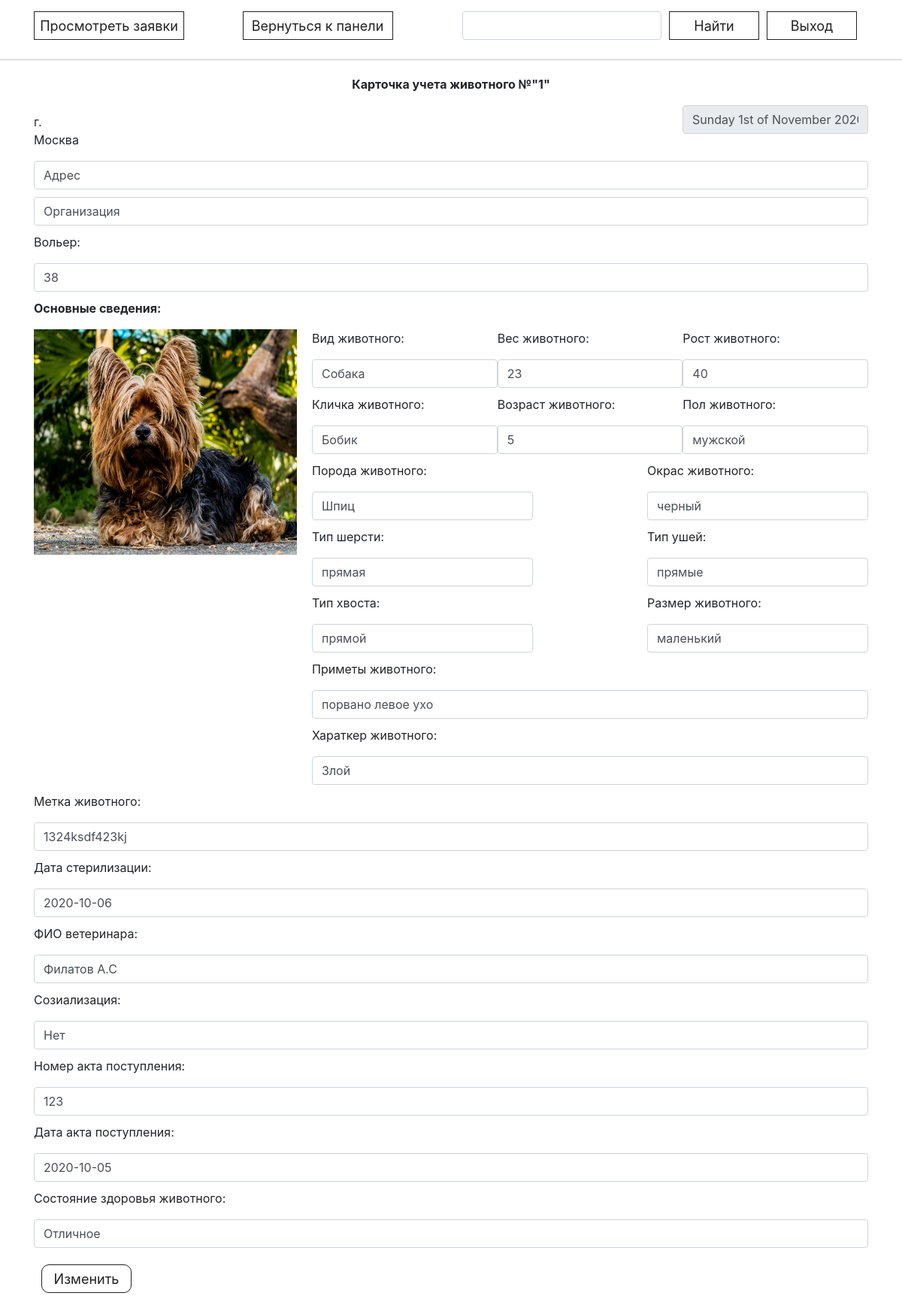
/form.php?id=1, run on the app's committed database.
### tables this page shows
CREATE TABLE `animal` (
  `id` int(100) NOT NULL,
  `name` varchar(30) NOT NULL,
  `year` int(50) NOT NULL,
  `pol` varchar(100) NOT NULL,
  `okras` varchar(100) NOT NULL,
  `yxo` varchar(100) NOT NULL,
  `poroda` varchar(100) NOT NULL,
  `sherst` varchar(100) NOT NULL,
  `hwost` varchar(100) NOT NULL,
  `razmer` varchar(100) NOT NULL,
  `primeti` varchar(100) NOT NULL,
  `haracter` varchar(100) NOT NULL,
  `data_sterl` varchar(100) NOT NULL,
  `img` varchar(100) NOT NULL,
  `ves` varchar(100) NOT NULL,
  `rost` varchar(100) NOT NULL,
  `vid` varchar(100) NOT NULL,
  `voler` varchar(11) NOT NULL,
  `metka` varchar(100) NOT NULL,
  `fio_vrach` varchar(100) NOT NULL,
  `social` varchar(10) NOT NULL,
  `nomer_act` varchar(100) NOT NULL,
  `data_post` varchar(100) NOT NULL,
  `sostoyanie` varchar(100) NOT NULL,
  `data_create` varchar(100) NOT NULL DEFAULT current_timestamp(),
  `ukol` varchar(20) NOT NULL
);

### form.php (the view, shortened to what this page needs)
<?php
$id = isset($_GET['id']) ? $_GET['id'] : null;
if ($id) {
$mysql = new mysqli('localhost','root','root','animals');
$result = $mysql->query("SELECT * FROM `animal` WHERE `id`=$id");
$result = mysqli_fetch_array($result);
}
?>
<!DOCTYPE html>
<html lang="en">
<head>
  <link href="css/style.css" rel="stylesheet">
  <link href="css/normalize.css" rel="stylesheet">
  <link href="css/slick.css" rel="stylesheet">
  <link href="css/jquery.fancybox.min.css" rel="stylesheet">
  <link rel="stylesheet" href="https://cdn.jsdelivr.net/npm/bootstrap@4.5.3/dist/css/bootstrap.min.css">
</head>
<body>
  <div class="page">
    <div class="panel">
      <div class="container">
        <div class="main-menu">
          <a href="aplication-admin.php" class="main-menu__btn btns-admin">Просмотреть заявки</a>
          <a href="admin.php" class="main-menu__btn btns-admin">Вернуться к панели</a>
          <div class="col-md-6 mb-3 flex">
              <form class="flex" action="poisk.php" method="post">
                  <div class="input-form">
                      <input type="text" class="form-control" name="poisk"
                             id="poisk">
                  </div>
                  <button class="btns-admin-search" type="submit">Найти</button>
              </form>
            <a href="index.php" class="btns-admin-search">Выход</a>
          </div>
        </div>
      </div>
    </div>
    <div class="add-cards">
      <div class="container">
        <div class="cards">
          <form action="/хакатон/save.php?id=<?=$id?> " method="post">
          <div class="cards__top">
            <p class="cards__top-head">Карточка учета животного №"<?=isset($result['id'])?$result['id']:''?>"</p>
            <div class="cards__top-date">
              <p>г. Москва </p>
                <p>
                <div class="input-form input-left">
                    <input readonly value="<?php
                    $data = date('l jS \of F Y h:i:s A');
                    echo($data);
                    ?>"  class="form-control" name="data_create" id="data_create" </input>
                </div>
                </p>
            </div>
            <div class="input-form">
              <input value="Адрес" type="text" class="form-control" name="adress" id="adress" placeholder="Приют животных по адресу">
            </div>
            <div class="input-form">
              <input value="Организация" type="text" class="form-control" name="org" id="org" placeholder="Эксплуатирующая организация">
            </div>
            <div class="input-form">
                <p>Вольер:</p>
              <input value="<?=isset($result['voler'])?$result['voler']:''?>" type="text" class="form-control" name="voler" id="voler" placeholder="Номер вольера">
            </div>
            <p class="cards__top-data">Основные сведения: </p>
          </div>
          <div class="cards__data">
            <img src="<?=isset($result['img'])?$result['img']:''?>" alt="Фото животного" width="350" height="300">
            <div class="cards__data-info">
              <div class="cards__data-flex">
                <div class="input-form">
                    <p>Вид животного:</p>
                  <input value="<?=isset($result['vid'])?$result['vid']:''?>" type="text" class="form-control" name="vid" id="vid" placeholder="Вид животного">
                </div>
                <div class="input-form">
                    <p>Вес животного:</p>
                  <input value="<?=isset($result['ves'])?$result['ves']:''?>" type="text" class="form-control" name="ves" id="ves" placeholder="Вес">
                </div>
                <div class="input-form">
                    <p>Рост животного:</p>
                  <input value="<?=isset($result['rost'])?$result['rost']:''?>" type="text" class="form-control" name="rost" id="rost" placeholder="Рост">
                </div>
              </div>
              <div class="cards__data-flex">
                <div class="input-form">
                    <p>Кличка животного:</p>
                  <input value="<?=isset($result['name'])?$result['name']:''?>" type="text" class="form-control" name="name" id="name" placeholder="Кличка">
                </div>
                <div class="input-form">
                    <p>Возраст животного:</p>
                  <input value="<?=isset($result['year'])?$result['year']:''?>" type="text" class="form-control" name="year" id="year" placeholder="Возраст">
                </div>
                <div class="input-form">
                    <p>Пол животного:</p>
                  <input value="<?=isset($result['pol'])?$result['pol']:''?>" type="text" class="form-control" name="pol" id="pol" placeholder="Пол">
                </div>
              </div>
              <div class="cards__data-flex">
                <div class="input-form">
                    <p>Порода животного:</p>
                  <input value="<?=isset($result['poroda'])?$result['poroda']:''?>" type="text" class="form-control" name="poroda" id="poroda" placeholder="Порода">
                </div>
                <div class="input-form">
                    <p>Окрас животного:</p>
                  <input value="<?=isset($result['okras'])?$result['okras']:''?>" type="text" class="form-control" name="okras" id="okras" placeholder="Окрас">
                </div>
              </div>
              <div class="cards__data-flex">
                <div class="input-form">
                    <p>Тип шерсти:</p>
                  <input value="<?=isset($result['sherst'])?$result['sherst']:''?>" type="text" class="form-control" name="sherst" id="sherst" placeholder="Шерсть">
                </div>
                <div class="input-form">
                    <p>Тип ушей:</p>
                  <input value="<?=isset($result['yxo'])?$result['yxo']:''?>" type="text" class="form-control" name="yxo" id="yxo" placeholder="Уши">
                </div>
              </div>
              <div class="cards__data-flex">
                <div class="input-form">
                    <p>Тип хвоста:</p>
                  <input value="<?=isset($result['hwost'])?$result['hwost']:''?>" type="text" class="form-control" name="hwost" id="hwost" placeholder="Хвост">
                </div>
                <div class="input-form">
                    <p>Размер животного:</p>
                  <input value="<?=isset($result['razmer'])?$result['razmer']:''?>" type="text" class="form-control" name="razmer" id="razmer" placeholder="Размер">
                </div>
              </div>
              <div class="input-form">
                  <p>Приметы животного:</p>
                <input value="<?=isset($result['primeti'])?$result['primeti']:''?>" type="text" class="form-control" name="primeti" id="primeti" placeholder="Особые приметы">
              </div>
              <div class="input-form">
                  <p>Хараткер животного:</p>
                <input value="<?=isset($result['haracter'])?$result['haracter']:''?>" type="text" class="form-control" name="haracter" id="haracter" placeholder="Характер">
              </div>
            </div>
          </div>
          <div class="cards__data-info-2">
            <div class="input-form">
                <p>Метка животного:</p>
              <input value="<?=isset($result['metka'])?$result['metka']:''?>" type="text" class="form-control" name="metka" id="metka" placeholder="Идентификационная метка">
            </div>
            <div class="input-form">
                <p>Дата стерилизации:</p>
              <input value="<?=isset($result['data_sterl'])?$result['data_sterl']:''?>" type="text" class="form-control" name="data_sterl" id="data_sterl" placeholder="Дата стерилизации">
            </div>
            <div class="input-form">
                <p>ФИО ветеринара:</p>
              <input value="<?=isset($result['fio_vrach'])?$result['fio_vrach']:''?>" type="text" class="form-control" name="fio_vrach" id="fio_vrach" placeholder="ФИО врача">
            </div>
            <div class="input-form">
                <p>Созиализация:</p>
              <input value="<?=isset($result['social'])?$result['social']:''?>" type="text" class="form-control" name="social" id="social" placeholder="Социализация">
            </div>
            <div class="input-form">
                <p>Номер акта поступления:</p>
              <input value="<?=isset($result['nomer_act'])?$result['nomer_act']:''?>" type="text" class="form-control" name="nomer_act" id="nomer_act" placeholder="Номер акта поступления">
            </div>
            <div class="input-form">
                <p>Дата акта поступления:</p>
              <input value="<?=isset($result['data_post'])?$result['data_post']:''?>" type="text" class="form-control" name="data_post" id="data_post" placeholder="Дата акта поступления">
            </div>
            <div class="input-form">
                <p>Состояние здоровья животного:</p>
              <input value="<?=isset($result['sostoyanie'])?$result['sostoyanie']:''?>" type="text" class="form-control" name="sostoyanie" id="sostoyanie" placeholder="Сведения о состоянии здоровья">
            </div>
          </div>
        </div>
        <button class = "btns-admin-search row-btn" style="margin-bottom: 20px;" type="submit">Изменить</button>
      </div>
    </div>
  </div>
</body>
</html>

### css/style.css (style rules this page uses)
:root { --text-color: #222; --text-color-light: #999; --border-color: #EFEFEF; --grey-bg: #F4F4F4; --red: #CC2222; }
* { box-sizing: border-box; }
*::before, *::after { box-sizing: border-box; }
a { text-decoration: none !important; }
body { font-family: 'Lato', sans-serif; font-size: 16px; font-weight: 400; color: var(--text-color); }
.container { width: 1140px; margin: 0 auto; }
.panel { border-bottom: 1px solid #C4C4C4; }
.btns-admin { min-width: 200px; display: inline-flex; justify-content: center; align-items: center; height: 38px; padding: 0; border-radius: 0; border: 1px solid var(--text-color); text-decoration: none; color: var(--text-color) !important; font-size: 18px; cursor: pointer; transition: all 0.2s ease; }
.main-menu { display: flex; justify-content: space-between; margin-top: 15px; }
.form-control { margin-right: 20px; }
.flex { display: flex; justify-content: space-between; }
.btns-admin-search { min-width: 120px; display: inline-flex; justify-content: center; align-items: center; height: 38px; padding: 0; border-radius: 0; border: 1px solid var(--text-color); background-color: white; text-decoration: none; color: var(--text-color) !important; font-size: 18px; cursor: pointer; transition: all 0.2s ease; margin-left: 10px; }
.row-btn { border-radius: 10px; margin-top: 12px; margin-right: 30px; }
.input-form { margin-bottom: 20px; }
.add-cards { margin-top: 20px; }
.cards__top-date, .cards__data-flex { display: flex; justify-content: space-between; }
.cards__data { display: flex; }
.cards__data-info { width: 75%; margin-left: 20px; }
.cards__top-date p { margin-top: 10px; }
.cards__top-head { text-align: center; font-weight: bold; font-size: 16px; }
.cards__top-data { font-weight: bold; font-size: 16px; }
.input-form { margin-bottom: 10px; }
.input-left { margin-left: 800px; }

### data on the page
animal: id "1", voler "38", img (picture), vid "Собака", ves "23", rost "40", name "Бобик", year "5", pol "мужской", poroda "Шпиц", okras "черный", sherst "прямая", yxo "прямые", hwost "прямой", razmer "маленький", primeti "порвано левое ухо", haracter "Злой", metka "1324ksdf423kj", data_sterl "2020-10-06", fio_vrach "Филатов А.С", social "Нет", nomer_act "123", data_post "2020-10-05", sostoyanie "Отличное"
